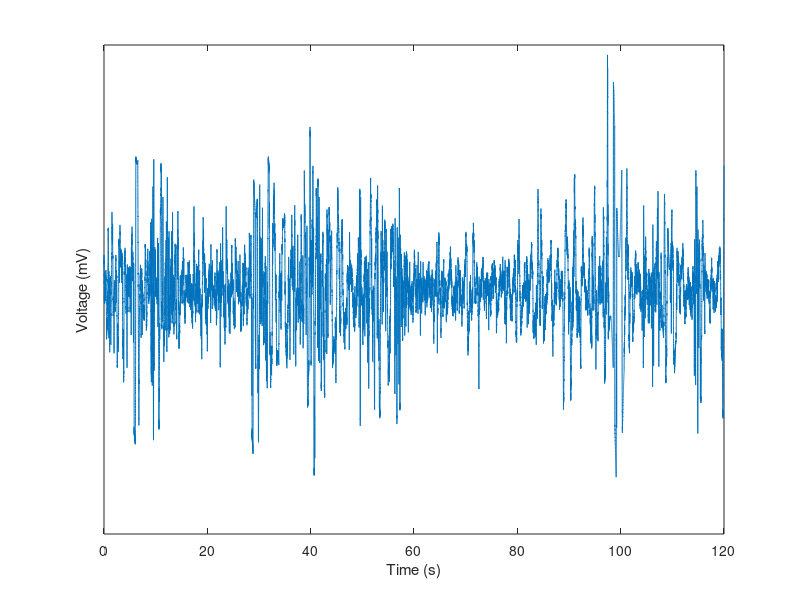

Write the MATLAB code that produced this figure. (Note: this script raises an error after producing the figure.)
% This file illustrates a basic use case for the code in the repository. It
% loads lfp and event data from sample files and performs a simple
% time-frequency analysis

%% Load data
% note that all times are already in seconds
load sample_events
load sample_lfp

%% Plot raw data
[T, C] = size(lfp);
tstamps = (1:T)/sr;
plot(tstamps,lfp)
xlabel('Time (s)')
ylabel('Voltage (mV)')
set(gca, 'YTick', [])

%% Get data around events
tpre = 1;
tpost = 1.5;

[lfpsplit, binT] = evtsplit(lfp, events, tpre, tpost, sr);

%% Plot
plot(binT, nanmean(lfpsplit), 'k', 'linewidth', 2)
xlabel('Time (s)')
ylabel('Voltage (mV)')

%% Make an averaged spectrogram across trials
freqs = 1:50; % frequencies to analyze
win = 0.5; % length of analysis window (in s)
overlap = 0.95; % percentage window overlap

[S, F, T, P] = avgspecgram(lfpsplit, win, overlap, freqs, sr);

%% Plot
imagesc(binT, F, 10*log10(P))
set(gca, 'ydir', 'normal')
xlabel('Time (s)')
ylabel('Frequency (Hz)')

%% Alternately, use a wavelet transform
freqs = [1:13 15:3:30 35:5:50]; % transform takes longer, so use log-spaced frequencies

P = timefreq(lfpsplit, freqs, sr);

%% Plot
pcolor(binT, freqs, 10*log10(P)) %times is a vector of times
shading interp
set(gca,'ydir','normal')
xlabel('Time (s)')
ylabel('Frequency (Hz)')
